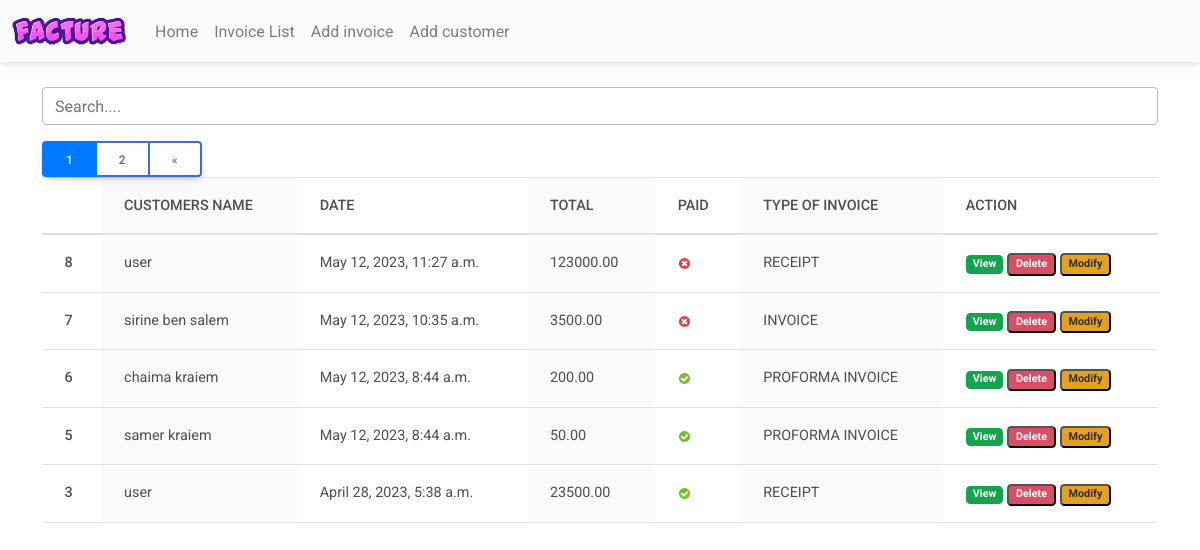
Page /facture/ (signed in) on the committed database.
### Fact_app/models.py (models this page shows, shortened)
class Invoice(models.Model):
    INVOICE_TYPE = (
        ('R', _('RECEIPT')),
        ('P', _('PROFORMA INVOICE')),
        ('I', _('INVOICE'))
    )
    customer = models.ForeignKey(Customer, on_delete=models.PROTECT)
    save_by = models.ForeignKey(User, on_delete=models.PROTECT)
    invoice_date_time = models.DateTimeField(auto_now_add=True)
    total = models.DecimalField(max_digits=10000, decimal_places=2)
    last_updated_date = models.DateTimeField(null=True, blank=True)
    paid  = models.BooleanField(default=False)
    invoice_type = models.CharField(max_length=1, choices=INVOICE_TYPE)
    comments = models.TextField(null=True, max_length=1000, blank=True)
    class Meta:
        verbose_name = "Invoice"
        verbose_name_plural = "Invoices"
    @property
    def get_total(self):
        articles = self.article_set.all()
        total = sum(article.get_total for article in articles)
        return total

class Customer(models.Model):
    SEX_TYPES = [
        ('M', _('Male')),
        ('F', _('Feminine'))
    ]
    name = models.CharField(max_length=32)
    email = models.EmailField()
    phone = models.CharField(max_length=8)
    address = models.CharField(max_length=64)
    sex = models.CharField(max_length=1, choices=SEX_TYPES)
    age = models.CharField(max_length=12)
    city = models.CharField(max_length=32)
    created_date = models.DateTimeField(auto_now_add=True)
    save_by = models.ForeignKey(User, on_delete=models.PROTECT)
    class Meta:
        verbose_name = "Customer"
        verbose_name_plural = "Customers"

class Article(models.Model):
    invoice = models.ForeignKey(Invoice, on_delete=models.CASCADE)
    name = models.CharField(max_length=32)
    quantity = models.IntegerField()
    unit_price = models.DecimalField(max_digits=1000, decimal_places=2)
    total = models.DecimalField(max_digits=1000, decimal_places=2)
    class Meta:
        verbose_name = 'Article'
        verbose_name_plural = 'Articles'
    @property
    def get_total(self):
        total = self.quantity * self.unit_price
        return total

### Fact_app/views.py (the view, shortened to what this page needs)
# urls.py: path('facture/',views.FactureView.as_view(),name='FactureView'),
class FactureView(LoginRequiredSuperuserMixim,View):
    templates_name = 'index.html'
    invoices = Invoice.objects.select_related('customer', 'save_by').all().order_by('-invoice_date_time')
    context = {
        'invoices': invoices
    }
    def get(self, request, *args, **kwags):
        items = pagination(request, self.invoices)
        self.context['invoices'] = items
        return render(request, self.templates_name, self.context)

### Fact_app/utils.py (called while the page is built)
def pagination(request, invoices):
        default_page = 1
        page = request.GET.get('page', default_page)
        items_per_page = 5
        paginator = Paginator(invoices, items_per_page)
        try:
            items_page = paginator.page(page)
        except PageNotAnInteger:
            items_page = paginator.page(default_page)
        except EmptyPage:
            items_page = paginator.page(paginator.num_pages)
        return items_page

### templates/index.html (shortened to what this page needs)
{% extends "base.html" %}
{% load static %}
{% load i18n %}
{% block content %}
<div class="form-group ">
   <input id="search" class="form-control" type="text" placeholder="Search....">
</div>
<div>
   <table class="table table-striped-columns">
      <thead>
         <tr>
            <th scope="col"></th>
            <th scope="col">CUSTOMERS NAME</th>
            <th scope="col">DATE</th>
            <th scope="col">TOTAL</th>
            <th scope="col">PAID</th>
            <th scope="col">TYPE OF INVOICE</th>
            <th scope="col">ACTION</th>
         </tr>
      </thead>
      <tbody id="myTable">
         {% if invoices %}
         {% for facture in invoices %}
         <tr>
            <th scope="row">{{ facture.pk }}</th>
            <td>{{facture.customer.name}}</td>
            <td>{{facture.invoice_date_time}}</td>
            <td>{{ facture.get_total }}</td>
            <td>
               {% if facture.paid %}
               <img src="{% static 'images/icon-yes.svg' %}" alt="True">
               {% else %}
               <img src="{% static 'images/icon-no.svg' %}" alt="False">
               {% endif %}
            </td>
            <td>{{facture.get_invoice_type_display }}</td>
            <td>
               <a href="{% url 'view-invoice' pk=facture.pk %}" title="Detail" class="badge text-white bg-success">{% trans 'View' %}</a>
               <button id="btn-invoice-sup" type="button" data-toggle="modal" data-target="#supprimer"
                  class="badge text-white bg-danger" title="Supprimer" data-id="{{ facture.pk }}"
                  data-customer="{{facture.customer.name}}">{% trans 'Delete' %}
               </button>
               <button id="btn-invoice-mod" type="button" data-toggle="modal" title="Modifier" data-target="#modifier"
                  data-id="{{facture.pk}}" data-customer="{{facture.customer.name}}"
                  class="badge text-dark bg-warning"> {% trans 'Modify'  %}
               </button>
            </td>
         </tr>
         {% endfor %}
         {% if invoices.has_other_pages %}
         <div class="btn-group" role="group" aria-label="Item pagination">
            {% for page_number in invoices.paginator.page_range %}
               {% if invoices.number == page_number %}
                  <button class="btn btn-outline-primary active">
                     <span> {{page_number}} <span class="sr-only">(current)</span></span>
                  </button>
                  {% else %}
                     <a href="?page={{page_number}}" class="btn btn-outline-primary">
                        {{ page_number }}
                     </a>
               {% endif %}
            {% endfor %}
            {% if invoices.has_next %}
               <a href="?page={{ invoices.next_page_number }}" class="btn btn-outline-primary">&laquo;</a>
            {% endif %}
         </div>
         {% endif %}
         {% else %}
         <p class="text-center text-white">No invoice found.</p>
         {% endif %}
      </tbody>
   </table>
</div>
<br><br>
{% endblock %}

### templates/base.html (shortened to what this page needs)
<!DOCTYPE html>
{% load static %}
<html lang="en">
<head>
  <link rel="stylesheet" href="https://cdn.jsdelivr.net/npm/bootstrap@4.6.2/dist/css/bootstrap.min.css"
>
<link
  href="https://cdnjs.cloudflare.com/ajax/libs/font-awesome/6.0.0/css/all.min.css"
  rel="stylesheet"
/>
<link
  href="https://cdnjs.cloudflare.com/ajax/libs/mdb-ui-kit/6.2.0/mdb.min.css"
  rel="stylesheet"
/>
</head>
<body>
<nav class="navbar navbar-expand-lg navbar-light bg-light">
  <div class="container-fluid">
    <div class="collapse navbar-collapse" id="navbarSupportedContent">
      <a class="navbar-brand mt-2 mt-lg-0" href="#">
        <img
          src="{% static 'images/logo.png'%}"
          height="35"
          loading="lazy"
        />
      </a>
      <ul class="navbar-nav me-auto mb-2 mb-lg-0">
        <li class="nav-item">
          <a class="nav-link" href="">Home</a>
        </li>
        <li class="nav-item">
          <a class="nav-link" href="{% url 'FactureView' %}">Invoice List </a>
        </li>
        <li class="nav-item">
          <a class="nav-link" href="{% url 'add-invoice' %}">Add invoice</a>
        </li>
        <li class="nav-item">
          <a class="nav-link" href="{% url 'add-customer' %}">Add customer</a>
        </li>
      </ul>
    </div>
  </div>
</nav>
  <div class="container">
    <div class="wrapper">
      <br>
    </div>
  </div>
  <div class="container">
    {% block content %}
    {% endblock content %}
  </div>
</body>
</html>

### rows in the picture
Invoice: pk "8", customer.name "user", invoice_date_time "May 12, 2023, 11:27 a.m.", get_total "123000.00", paid False (drawn), invoice_type "RECEIPT"
Invoice: pk "7", customer.name "sirine ben salem", invoice_date_time "May 12, 2023, 10:35 a.m.", get_total "3500.00", paid False (drawn), invoice_type "INVOICE"
Invoice: pk "6", customer.name "chaima kraiem", invoice_date_time "May 12, 2023, 8:44 a.m.", get_total "200.00", paid True (drawn), invoice_type "PROFORMA INVOICE"
Invoice: pk "5", customer.name "samer kraiem", invoice_date_time "May 12, 2023, 8:44 a.m.", get_total "50.00", paid True (drawn), invoice_type "PROFORMA INVOICE"
Invoice: pk "3", customer.name "user", invoice_date_time "April 28, 2023, 5:38 a.m.", get_total "23500.00", paid True (drawn), invoice_type "RECEIPT"

### other values in the picture
{{ page_number }} "1"
{{ page_number }} "2"
